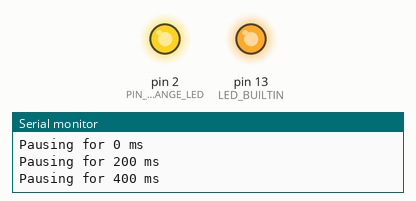
The sketch below on a simulated Arduino Uno, built with avr-gcc and run on an emulated ATmega328P. Shown: output pins drawn as LEDs (lit = HIGH), the last lines printed to the serial monitor.

Above: at 0.6 s.
At 3.6 s:
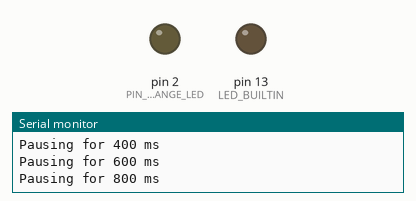
Timing chart, 0 to 5.2 s (numbered marks = the images above):
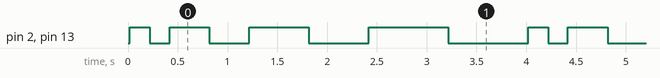

Measured:
- by itself, pin 2 (PIN_ORANGE_LED), pin 13 (LED_BUILTIN): repeats every 4.0 s: LOW 0.20 s, HIGH 0.40 s, LOW 0.40 s, HIGH 0.60 s, LOW 0.60 s, HIGH 0.80 s, LOW 0.80 s, HIGH 0.20 s
- by itself, everything shown: repeats every 4.0 s, in 8 steps

The sketch:

helloworld_led.ino
```cpp
int PIN_ORANGE_LED = 2;

void setup() {
  // put your setup code here, to run once:
  pinMode(LED_BUILTIN, OUTPUT);
  pinMode(PIN_ORANGE_LED, OUTPUT);
  digitalWrite(2, HIGH);
  Serial.begin(9600);
  Serial.print("initialization complete\n");
}

void loop() {
  // put your main code here, to run repeatedly:
  // this does while (true) {}
  Serial.print("Start of main loop\n");
  uint16_t timedelay = 0;
  for (int i = 0; i < 5; i++)
  {
    timedelay = i*200;
    Serial.println("Pausing for " + String(timedelay) + " ms");
    digitalWrite(LED_BUILTIN, HIGH);
    digitalWrite(PIN_ORANGE_LED, HIGH);
    delay(timedelay);
    digitalWrite(PIN_ORANGE_LED, LOW);
    digitalWrite(LED_BUILTIN, LOW);
    delay(timedelay);
  }
}
```
